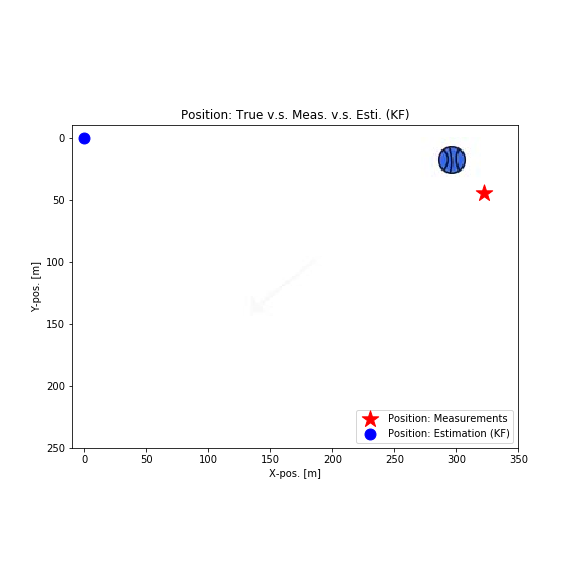
#> input picture Ch10.ObjectTrackingKF/png/object_tracking_kf1.png, 576 x 576 px, given in place of bg.jpg, which was not available
$ jupyter execute --allow-errors object_tracking_kf.ipynb
#> lines starting #> are read from the running program, lines starting #| are printed output that depends on the picture; after the words box and inside, x2 and y2 are one past the last pixel; in counts of white or black regions, pixels touching at a corner belong together; pictures that were not available may be replaced by others from this repository, and a replacement may not be noted
[cell 1]
import numpy as np
import matplotlib.pyplot as plt
import cv2
from numpy.linalg import inv
from skimage.metrics import structural_similarity

np.random.seed(0)

[cell 2]
def get_ball_pos(iimg=0):
    """Return measured position of ball by comparing with background image file.
        - References:
        (1) Data Science School:
            https://datascienceschool.net/view-notebook/f9f8983941254a34bf0fee42c66c5539
        (2) Image Diff Calculation:
            https://www.pyimagesearch.com/2017/06/19/image-difference-with-opencv-and-python
    """
#> called with iimg = 0
    # Read images.
    imageA = cv2.imread('../data/Img/bg.jpg')
#> imageA is the input picture: shape (576, 576, 3); mean B, G, R 252.2, 251.9, 252
    imageB = cv2.imread('../data/Img/{}.jpg'.format(iimg+1))
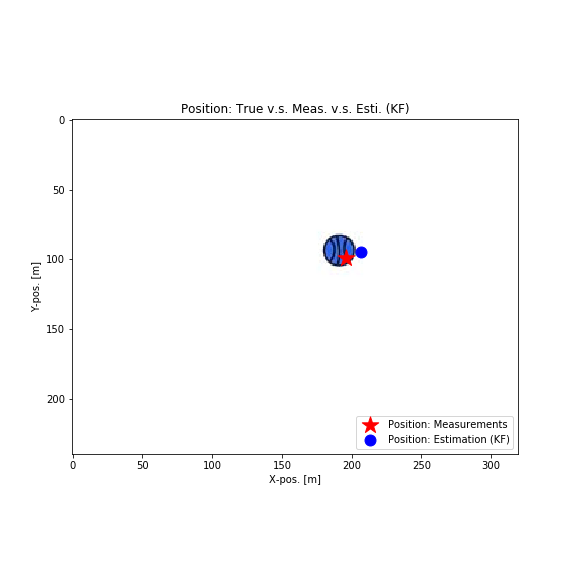
#> input picture Ch10.ObjectTrackingKF/png/object_tracking_kf10.png, 576 x 576 px, given in place of 1.jpg, which was not available
#> imageB is the input picture: shape (576, 576, 3); mean B, G, R 252.3, 251.9, 252

    # Convert the images to grayscale.
    grayA = cv2.cvtColor(imageA, cv2.COLOR_BGR2GRAY)
    grayB = cv2.cvtColor(imageB, cv2.COLOR_BGR2GRAY)

    # Compute the Structural Similarity Index (SSIM) between the two images,
    # ensuring that the difference image is returned.
    _, diff = structural_similarity(grayA, grayB, full=True)
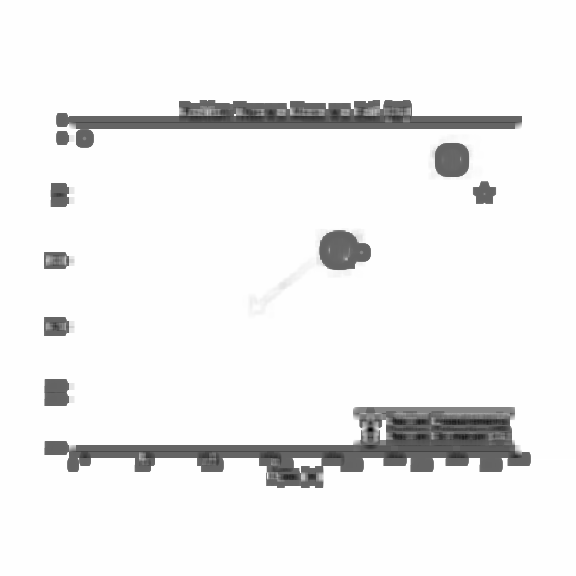
#> diff: shape (576, 576) float64; min -0.633, max 1, mean 0.908; drawn with min black and max white
    diff = (diff * 255).astype('uint8')
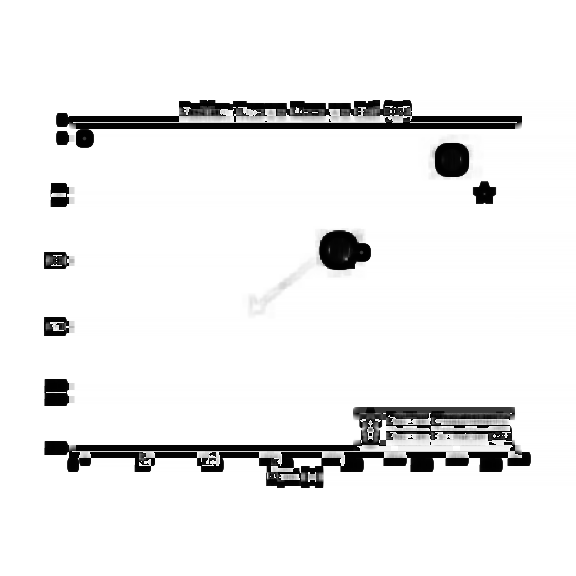
#> diff: shape (576, 576); min 0, max 255, mean 237.2

    # Threshold the difference image, followed by finding contours to
    # obtain the regions of the two input images that differ
    thresh = cv2.threshold(diff, 0, 255, cv2.THRESH_BINARY_INV | cv2.THRESH_OTSU)[1]
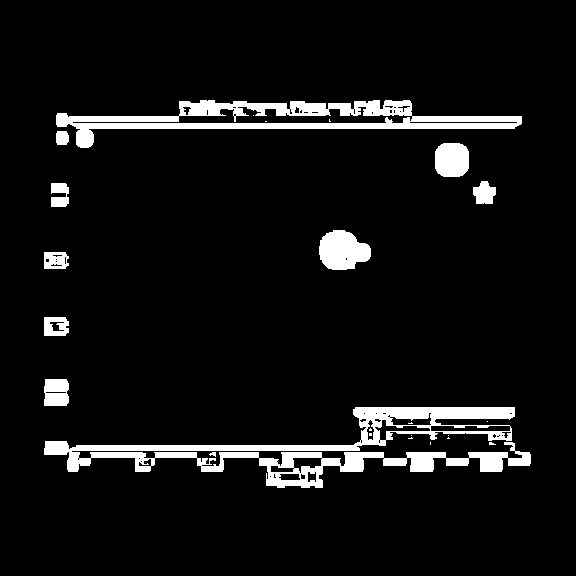
#> thresh: shape (576, 576); 6.9% white; 24 white regions (13 under 20 px)
    contours, _ = cv2.findContours(thresh.copy(), cv2.RETR_EXTERNAL, cv2.CHAIN_APPROX_SIMPLE)
#> contours = 18 contours, 8 with area under 20; largest, box (x1, y1, x2, y2) and area: (44, 407, 531, 488) 10988, (56, 100, 522, 148) 8974, (319, 230, 371, 270) 1480, (435, 143, 469, 177) 984, (44, 379, 69, 406) 594
    M = cv2.moments(contours[0])
#> M = moments, m00 13, centre m10/m00, m01/m00 = (212.7, 453.6)
    xc = int(M['m10'] / M['m00'])  # center of x as true position.
#> xc = 212
    yc = int(M['m01'] / M['m00'])  # center of y as true position.
#> yc = 453

    v = np.random.normal(0, 15)  # v: measurement noise of position.

    xpos_meas = xc + v  # x_pos_meas: measured position in x (observable).
#> xpos_meas = 238.5
    ypos_meas = yc + v  # y_pos_meas: measured position in y (observable).
#> ypos_meas = 479.5
#> `z_meas = get_ball_pos(i)`: z_meas = [238.5, 479.5]

    return np.array([xpos_meas, ypos_meas])

[cell 3]
def kalman_filter(z_meas, x_esti, P):
    """Kalman Filter Algorithm."""
    # (1) Prediction.
    x_pred = A @ x_esti
    P_pred = A @ P @ A.T + Q

    # (2) Kalman Gain.
    K = P_pred @ H.T @ inv(H @ P_pred @ H.T + R)

    # (3) Estimation.
    x_esti = x_pred + K @ (z_meas - H @ x_pred)

    # (4) Error Covariance.
    P = P_pred - K @ H @ P_pred

    return x_esti, P

[cell 4]
# Input parameters.
n_samples = 24
dt = 1

[cell 5]
# Initialization for system model.
# Matrix: A, H, Q, R, P_0
# Vector: x_0
A = np.array([[ 1, dt,  0,  0],
              [ 0,  1,  0,  0],
              [ 0,  0,  1, dt],
              [ 0,  0,  0,  1]])
H = np.array([[ 1,  0,  0,  0],
              [ 0,  0,  1,  0]])
Q = 1.0 * np.eye(4)
R = np.array([[50,  0],
              [ 0, 50]])

# Initialization for estimation.
x_0 = np.array([0, 0, 0, 0])  # (x-pos, x-vel, y-pos, y-vel) by definition in book.
P_0 = 100 * np.eye(4)

[cell 6]
xpos_meas_save = np.zeros(n_samples)
ypos_meas_save = np.zeros(n_samples)
xpos_esti_save = np.zeros(n_samples)
ypos_esti_save = np.zeros(n_samples)

[cell 7]
x_esti, P = None, None
#> (the rest of this cell did not finish here and is left out)

[cell 8]
fig = plt.figure(figsize=(8, 8))
plt.gca().invert_yaxis()
plt.scatter(xpos_meas_save, ypos_meas_save, s=300, c="r", marker='*', label='Position: Measurements')
plt.scatter(xpos_esti_save, ypos_esti_save, s=120, c="b", marker='o', label='Position: Estimation (KF)')
plt.legend(loc='lower right')
plt.title('Position: Meas. v.s. Esti. (KF)')
plt.xlabel('X-pos. [m]')
plt.ylabel('Y-pos. [m]')
plt.xlim((-10, 350))
plt.ylim((250, -10))
plt.savefig('png/object_tracking_kf.png')
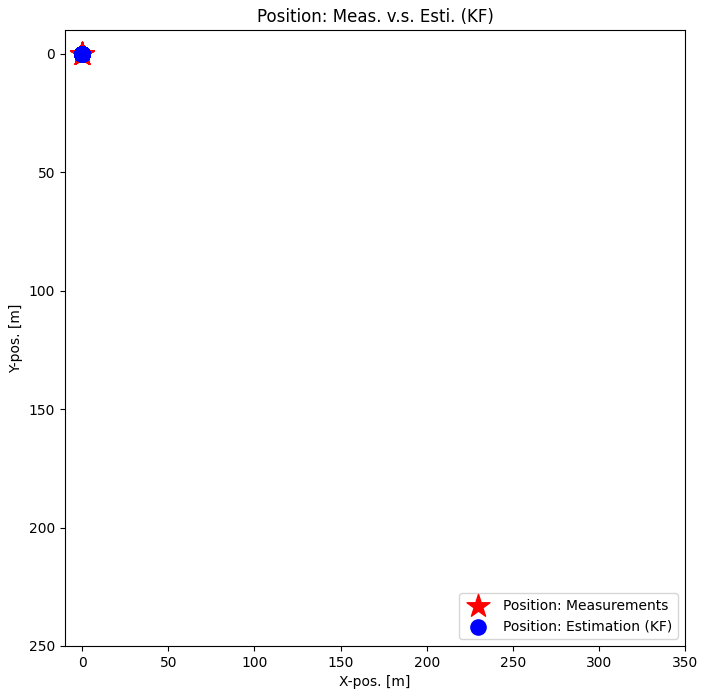
#> figure drawn by matplotlib, 1 panel
#> `plt.savefig('png/object_tracking_kf{}.png'.format(i+1))`:
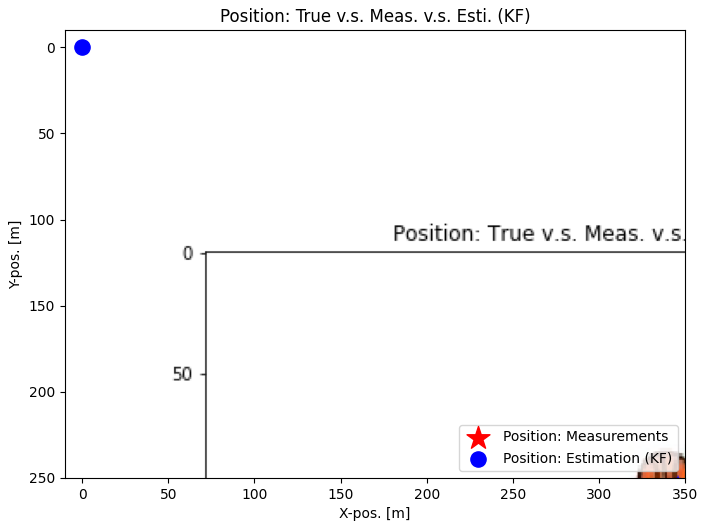
#> figure drawn by matplotlib, 1 panel; B, G, R data is drawn as R, G, B

[cell 9]
plt.ion()
#> (the rest of this cell did not finish here and is left out)
